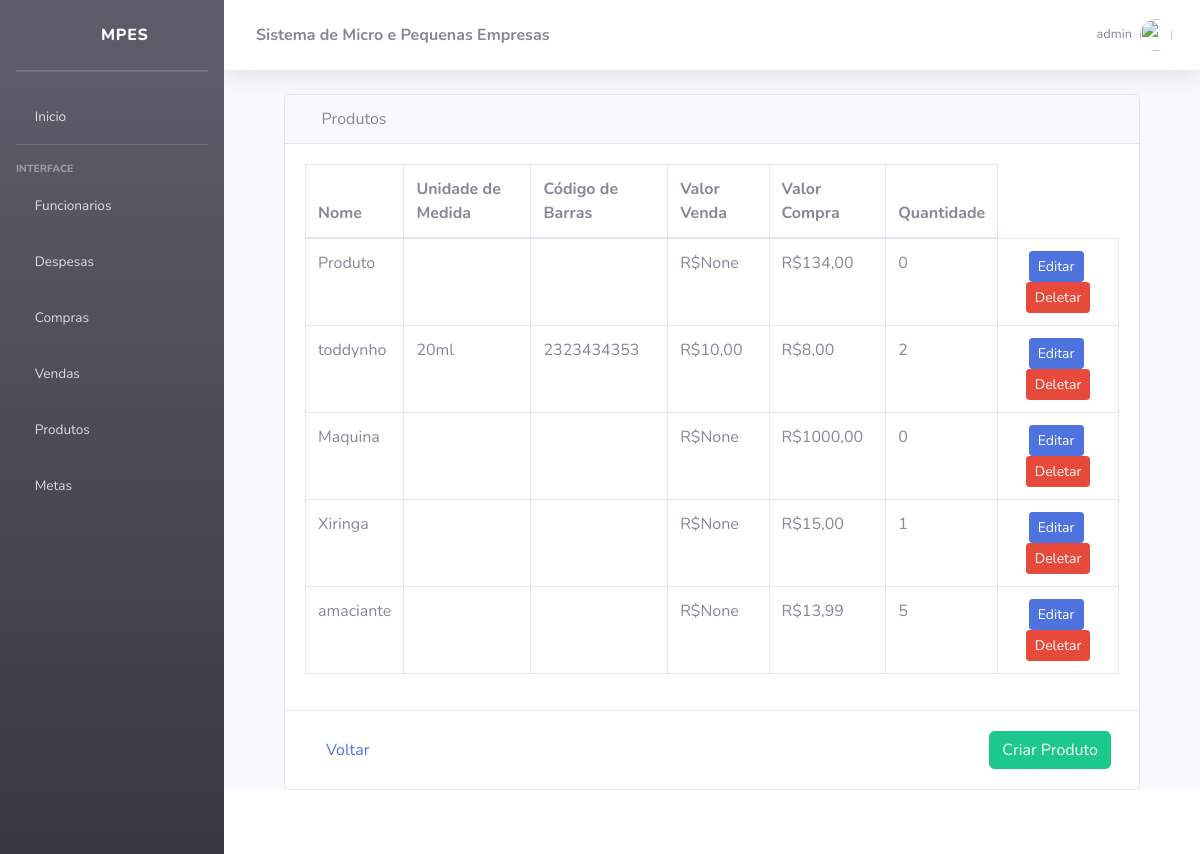
The page /produtos/ (signed in) on the database its author committed.
### produtos/models.py (models this page shows, shortened)
class Produto(models.Model):
    nome = models.CharField(max_length=100)
    unidadeMedida = models.CharField(max_length=20)
    codDeBarra = models.CharField(max_length=50)
    valorVenda = models.DecimalField(max_digits=10, decimal_places=2, null=True, blank=True)
    valorCompra = models.DecimalField(max_digits=10, decimal_places=2)
    quantidade = models.IntegerField()

### produtos/views.py (the view)
# urls.py: path("", views.listarProduto, name="listarProduto"),
@group_required('caixa, administrador')
@login_required
def listarProduto(request):
    user = request.user.username
    produto = Produto.objects.all()
    return render(request, "produtos/listarProduto.html", {'produto': produto, 'user': user})

### MPEs/utils.py (called while the page is built, shortened)
def group_required(groups, login_url=None, raise_exception=False):
    user = Usuario
    def check_perms(user):
        if user.is_superuser:
            return True
    return user_passes_test(check_perms, login_url=login_url)

### templates/produtos/listarProduto.html
{% extends 'base.html' %}
{% block content %}
  <div class="container">
    <div class="row m-0">
      <div class="col-12">
        <div class="card">
          <div class="card-header ml-0">
            <i class="fas fa-box"></i>
            Produtos
          </div>
          <div class="card-body">
            <div class="table-responsive">
              <table class="table table-bordered" id="dataTable" width="100%" cellspacing="0">
                <thead>
                  <tr>
                    <th>Nome</th>
                    <th>Unidade de Medida</th>
                    <th>Código de Barras</th>
                    <th>Valor Venda</th>
                    <th>Valor Compra</th>
                    <th>Quantidade</th>
                  </tr>
                </thead>
                <tbody>
                  {% if produto %}
                    {% for produtos in produto %}
                      <tr>
                        <td>{{ produtos.nome }}</td>
                        <td>{{ produtos.unidadeMedida }}</td>
                        <td>{{ produtos.codDeBarra }}</td>
                        <td>R${{ produtos.valorVenda }}</td>
                        <td>R${{ produtos.valorCompra }}</td>
                        <td>{{ produtos.quantidade }}</td>
                        <td class="text-center">
                          <a href="{% url 'atualizarCompra' produtos.id %}" class="btn btn-primary btn-sm mr-1">Editar</a>
                          <a href="{% url 'confirmarCompra' produtos.id %}" class="btn btn-danger btn-sm">Deletar</a>
                        </td>
                      </tr>
                    {% endfor %}
                  {% endif %}
                </tbody>
              </table>
            </div>
          </div>
          <div class="card-footer bg-white">
            <div class="d-flex justify-content-between p-2">
              <a href="{% url 'home' %}" class="btn btn-link btn-custom-size">Voltar</a>
              <a href="{% url 'criarCompra' %}" class="btn btn-success btn-custom-size">Criar Produto</a>
            </div>
          </div>
        </div>
      </div>
    </div>
  </div>
{% endblock %}

### templates/topbar.html (shortened to what this page needs)
{% load static %}
<nav class="navbar navbar-expand navbar-light bg-white topbar mb-4 static-top shadow">
    <div class="sidebar-brand-text mx-3"><strong>Sistema de Micro e Pequenas Empresas</strong></div>
    <ul class="navbar-nav ml-auto">
        <li class="nav-item dropdown no-arrow d-sm-none">
        <li class="nav-item dropdown no-arrow">
            <a class="nav-link dropdown-toggle" href="#" id="userDropdown" role="button"
                data-toggle="dropdown" aria-haspopup="true" aria-expanded="false">
                <span class="mr-2 d-none d-lg-inline text-gray-600 small">{{ user }}</span>
                <img class="img-profile rounded-circle"
                src="{% static 'img/undraw_profile.svg' %}">
        </a>
        </li>
    </ul>
</nav>

### rows shown on the page
Produto: nome "Produto", valorVenda "None", valorCompra "134,00", quantidade "0"
Produto: nome "toddynho", unidadeMedida "20ml", codDeBarra "2323434353", valorVenda "10,00", valorCompra "8,00", quantidade "2"
Produto: nome "Maquina", valorVenda "None", valorCompra "1000,00", quantidade "0"
Produto: nome "Xiringa", valorVenda "None", valorCompra "15,00", quantidade "1"
Produto: nome "amaciante", valorVenda "None", valorCompra "13,99", quantidade "5"

### other values the page prints
{{ user }} "admin"
